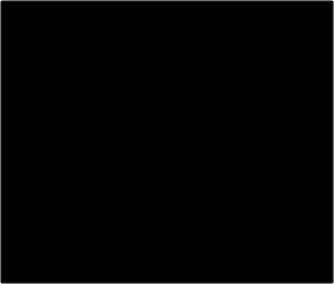
<?xml version="1.0" encoding="UTF-8"?>
<ui version="4.0">
 <class>KeyNote</class>
 <widget class="QWidget" name="KeyNote">
  <property name="geometry">
   <rect>
    <x>0</x>
    <y>0</y>
    <width>334</width>
    <height>284</height>
   </rect>
  </property>
  <property name="sizePolicy">
   <sizepolicy hsizetype="Expanding" vsizetype="Expanding">
    <horstretch>0</horstretch>
    <verstretch>0</verstretch>
   </sizepolicy>
  </property>
  <property name="baseSize">
   <size>
    <width>16</width>
    <height>16</height>
   </size>
  </property>
  <property name="windowTitle">
   <string>Form</string>
  </property>
  <property name="styleSheet">
   <string notr="true"/>
  </property>
  <layout class="QGridLayout" name="gridLayout">
   <property name="sizeConstraint">
    <enum>QLayout::SetMinAndMaxSize</enum>
   </property>
   <property name="leftMargin">
    <number>0</number>
   </property>
   <property name="topMargin">
    <number>0</number>
   </property>
   <property name="rightMargin">
    <number>0</number>
   </property>
   <property name="bottomMargin">
    <number>0</number>
   </property>
   <property name="spacing">
    <number>0</number>
   </property>
   <item row="0" column="0">
    <widget class="QPushButton" name="button">
     <property name="sizePolicy">
      <sizepolicy hsizetype="Expanding" vsizetype="Expanding">
       <horstretch>0</horstretch>
       <verstretch>0</verstretch>
      </sizepolicy>
     </property>
     <property name="minimumSize">
      <size>
       <width>16</width>
       <height>16</height>
      </size>
     </property>
     <property name="baseSize">
      <size>
       <width>16</width>
       <height>16</height>
      </size>
     </property>
     <property name="styleSheet">
      <string notr="true">QPushButton {
	color: transparent;
	background: transparent;
}

QPushButton:hover {
	color: #fff;
}

QPushButton:pressed {
	color: #000;
	background: #f00;
}</string>
     </property>
     <property name="text">
      <string>E#7</string>
     </property>
    </widget>
   </item>
  </layout>
 </widget>
 <resources/>
 <connections/>
</ui>
